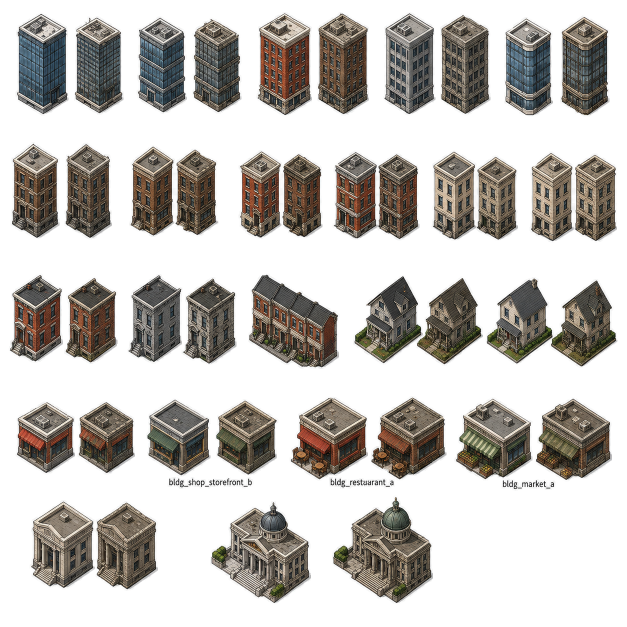
#> input picture assets/source_rgba/buildings.png, 1254 x 1254 px (shown at 1/2 size); its folder holds 4 pictures in this run
$ python visual_finalize_assets.py
#> lines starting #> are read from the running program, lines starting #| are printed output that depends on the picture; after the words box and inside, x2 and y2 are one past the last pixel; in counts of white or black regions, pixels touching at a corner belong together
#!/usr/bin/env python3
"""
Finalize sprite sheets after alpha conversion and automated detection.

This pass handles the parts that need visual judgment:
  - remove printed source-sheet labels that became opaque during alpha cleanup
  - replace mechanically split rects with visually isolated sprite rects
  - trim transparent padding after labels are removed
  - clear all remaining "estimated" flags

The script intentionally avoids scipy so it can run on the bundled Codex Python.
"""

from __future__ import annotations

import json
from pathlib import Path

import numpy as np
from PIL import Image


ROOT = Path(__file__).resolve().parents[1]
RGBA_DIR = ROOT / "assets" / "source_rgba"
MANIFEST_DIR = ROOT / "assets" / "manifests"
REGISTRY_PATH = MANIFEST_DIR / "sprite_registry.json"

LABEL_SHEETS = {
    "buildings",
    "city_profile_kits",
    "coastal",
    "night_overlays",
    "road_diagonals",
}


def connected_components(mask: np.ndarray):
    """Yield (x, y, w, h, points) components for a small number of alpha blobs."""
    height, width = mask.shape
    seen = np.zeros_like(mask, dtype=bool)
    ys, xs = np.where(mask)

    for start_y, start_x in zip(ys, xs):
        if seen[start_y, start_x]:
            continue

        stack = [(int(start_y), int(start_x))]
        seen[start_y, start_x] = True
        points = []
        min_x = max_x = int(start_x)
        min_y = max_y = int(start_y)

        while stack:
            y, x = stack.pop()
            points.append((y, x))
            min_x = min(min_x, x)
            max_x = max(max_x, x)
            min_y = min(min_y, y)
            max_y = max(max_y, y)

            for ny in (y - 1, y, y + 1):
                for nx in (x - 1, x, x + 1):
                    if (
                        ny < 0
                        or nx < 0
                        or ny >= height
                        or nx >= width
                        or seen[ny, nx]
                        or not mask[ny, nx]
                    ):
                        continue
                    seen[ny, nx] = True
                    stack.append((ny, nx))

        yield min_x, min_y, max_x - min_x + 1, max_y - min_y + 1, points


def is_source_label_component(arr: np.ndarray, x: int, y: int, w: int, h: int, points) -> bool:
    """Detect label-word blobs, which are short opaque checker/text rectangles."""
    area = len(points)
    if not (35 <= w <= 280 and 15 <= h <= 30 and 500 <= area <= 6000):
        return False

    density = area / float(w * h)
    if density < 0.55:
        return False

    pixels = np.array([arr[py, px, :3] for py, px in points], dtype=np.float32)
    brightness = float(pixels.mean())
    return brightness >= 130.0


def strip_source_labels() -> dict[str, int]:
    removed: dict[str, int] = {}

    for sheet_id in sorted(LABEL_SHEETS):
        path = RGBA_DIR / f"{sheet_id}.png"
        if not path.exists():
            continue

        img = Image.open(path).convert("RGBA")
#> img is the input picture: PIL image 1254x1254 RGBA; mean R, G, B, A 187.6, 184.2, 180.1, 115.5
        arr = np.array(img)
        alpha = arr[:, :, 3] > 0
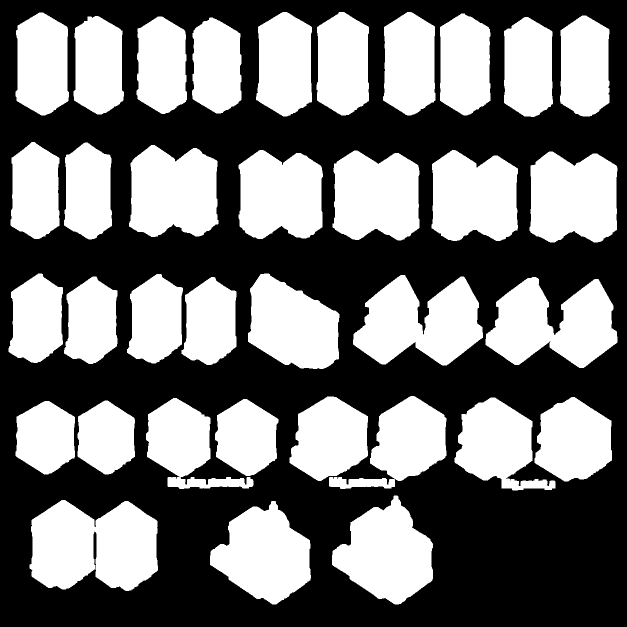
#> alpha: shape (1254, 1254) bool (shown at 1/2 size); 45.3% white; 35 white regions, largest, box (x1, y1, x2, y2) and area: (59, 1000, 316, 1182) 36305, (706, 550, 966, 731) 30373, (971, 554, 1235, 736) 30304

        label_points = []
        for x, y, w, h, points in connected_components(alpha):
            if is_source_label_component(arr, x, y, w, h, points):
                label_points.extend(points)
#> this loop made 35 passes
#> (x, y, w, h, area in is_source_label_component) on passes 1 to 12: (512, 24, 112, 209, 19236), (633, 24, 105, 207, 18301), (766, 24, 105, 207, 18162), (31, 25, 107, 206, 18224), (880, 27, 101, 204, 17597), (1120, 31, 99, 202, 17136), (147, 32, 101, 197, 16391), (273, 33, 101, 195, 16334), (1008, 34, 98, 200, 16829), (384, 35, 99, 192, 15820), (21, 284, 98, 194, 15631), (128, 285, 96, 194, 15267)
#> after the loop, label_points = []

        for y, x in label_points:
            arr[y, x, 3] = 0
#> this loop made 0 passes

        if label_points:
            Image.fromarray(arr, mode="RGBA").save(path)

        removed[sheet_id] = len(label_points)
#> pass 2 of the loop in strip_source_labels, `for sheet_id in sorted(LABEL_SHEETS):`:
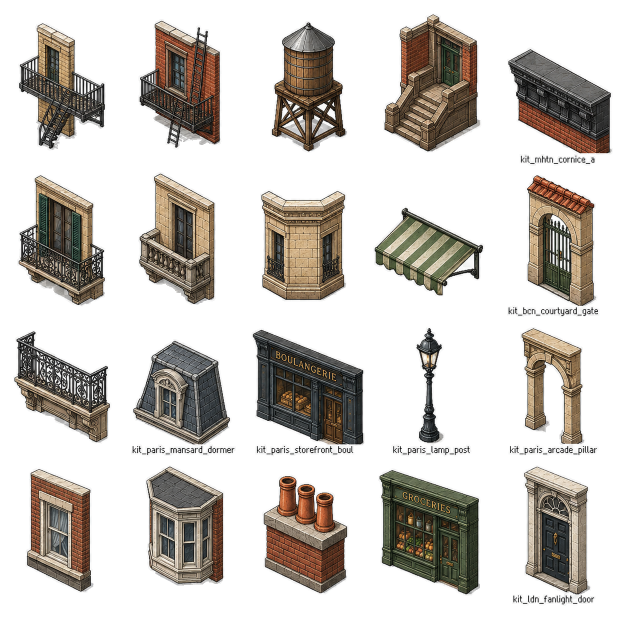
#> input picture assets/source_rgba/city_profile_kits.png, 1254 x 1254 px (shown at 1/2 size)
#> in strip_source_labels, img is the input picture: PIL image 1254x1254 RGBA; mean R, G, B, A 199.1, 194.6, 189.5, 98.9
#> in strip_source_labels, `alpha = arr[:, :, 3] > 0`:
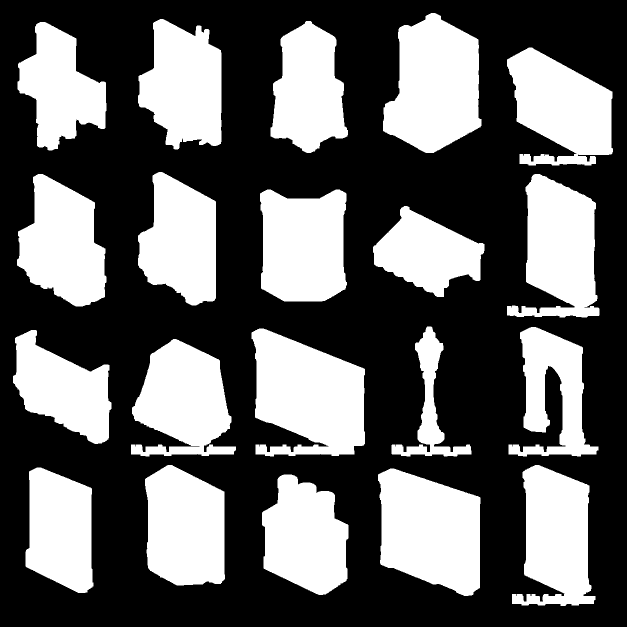
#> alpha: shape (1254, 1254) bool (shown at 1/2 size); 38.8% white; 20 white regions, largest, box (x1, y1, x2, y2) and area: (503, 657, 730, 913) 42391, (766, 26, 963, 306) 39969, (756, 937, 961, 1192) 39906
#> the loop in strip_source_labels, `for x, y, w, h, points in connected_components(alpha):` made 20 passes
#> (x, y, w, h, area in is_source_label_component) on passes 1 to 8: (766, 26, 197, 280, 39969), (276, 38, 167, 261, 31923), (541, 42, 155, 264, 28600), (35, 44, 178, 257, 26478), (1014, 95, 212, 236, 32952), (276, 344, 156, 267, 30348), (34, 348, 179, 265, 31986), (1014, 348, 185, 287, 33803)

    return removed


def rect(x: int, y: int, w: int, h: int) -> list[int]:
    return [x, y, w, h]


def pad_rect(x: int, y: int, w: int, h: int, pad: int = 4) -> list[int]:
    return [max(0, x - pad), max(0, y - pad), w + pad * 2, h + pad * 2]


RECT_OVERRIDES = {
    # Buildings sheet. The detector saw some printed labels as regions, so this
    # map uses the visible building bodies directly.
    "bldg_cbd_glass_a": pad_rect(31, 25, 107, 206),
    "bldg_cbd_glass_b": pad_rect(273, 33, 101, 195),
    "bldg_cbd_brick_a": pad_rect(512, 24, 112, 209),
    "bldg_cbd_concrete_a": pad_rect(766, 24, 105, 207),
    "bldg_cbd_corner_glass": pad_rect(1008, 34, 98, 200),
    "bldg_mid_brownstone_a": pad_rect(21, 284, 98, 194),
    "bldg_mid_brownstone_b": pad_rect(128, 285, 96, 194),
    "bldg_mid_brick_a": pad_rect(477, 300, 169, 178),
    "bldg_mid_brick_b": pad_rect(665, 301, 174, 180),
    "bldg_mid_stucco_a": pad_rect(863, 300, 173, 182),
    "bldg_mid_limestone_a": pad_rect(1059, 303, 176, 182),
    "bldg_resi_rowhouse_a": pad_rect(17, 547, 109, 179),
    "bldg_resi_rowhouse_b": pad_rect(128, 553, 107, 175),
    "bldg_resi_terrace_a": pad_rect(496, 547, 183, 191),
    "bldg_resi_detached_a": pad_rect(706, 550, 260, 181),
    "bldg_resi_detached_b": pad_rect(971, 554, 264, 182),
    "bldg_shop_storefront_a": pad_rect(31, 802, 119, 147),
    "bldg_shop_storefront_b": rect(288, 792, 227, 160),
    "bldg_restaurant_a": rect(575, 789, 169, 160),
    "bldg_market_a": rect(905, 791, 214, 160),
    "bldg_bank_a": rect(55, 996, 135, 190),
    "bldg_civic_a": pad_rect(420, 1002, 202, 207),

    # Civic sheet: two large civic buildings previously came from one merged region.
    "bldg_civic_columns_a": pad_rect(41, 336, 572, 560),
    "bldg_civic_columns_b": pad_rect(621, 338, 572, 558),

    # Coastal beach edges and corners.
    "coast_beach_n": pad_rect(128, 60, 130, 81),
    "coast_beach_e": pad_rect(273, 60, 117, 82),
    "coast_beach_s": pad_rect(410, 61, 121, 80),
    "coast_beach_w": pad_rect(553, 62, 66, 79),
    "coast_beach_n_weathered": pad_rect(128, 164, 130, 82),
    "coast_beach_e_weathered": pad_rect(273, 164, 117, 82),
    "coast_beach_s_weathered": pad_rect(410, 166, 120, 80),
    "coast_beach_w_weathered": pad_rect(552, 166, 67, 80),
    "coast_beach_corner_ne": pad_rect(681, 51, 135, 101),
    "coast_beach_corner_nw": pad_rect(828, 53, 132, 99),
    "coast_beach_corner_se": pad_rect(970, 55, 127, 96),
    "coast_beach_corner_sw": pad_rect(1106, 54, 126, 96),

    # Coastal seawalls. Clean edge ids use the clean row; corner ids keep the
    # registry's existing clean/weathered naming.
    "coast_seawall_n": pad_rect(124, 323, 135, 96),
    "coast_seawall_e": pad_rect(273, 323, 121, 96),
    "coast_seawall_s": pad_rect(411, 322, 130, 97),
    "coast_seawall_w": pad_rect(555, 322, 75, 97),
    "coast_seawall_corner_ne_clean": rect(672, 316, 164, 112),
    "coast_seawall_corner_nw_clean": pad_rect(844, 316, 111, 110),
    "coast_seawall_corner_ne": pad_rect(676, 428, 154, 111),
    "coast_seawall_corner_nw": pad_rect(844, 432, 111, 111),

    # Docks and cliffs.
    "coast_dock_plank_ns": pad_rect(128, 595, 107, 89),
    "coast_dock_plank_ew": pad_rect(257, 594, 120, 89),
    "coast_dock_plank_ns_weathered": pad_rect(128, 697, 107, 91),
    "coast_dock_edge_n": pad_rect(413, 591, 216, 89),
    "coast_dock_edge_e": pad_rect(672, 602, 182, 80),
    "coast_dock_edge_n_weathered": pad_rect(413, 695, 216, 90),
    "coast_dock_edge_e_weathered": pad_rect(672, 707, 183, 81),
    "coast_cliff_n": pad_rect(125, 846, 181, 89),
    "coast_cliff_e": pad_rect(333, 845, 160, 90),
    "coast_cliff_s": pad_rect(550, 847, 181, 88),
    "coast_cliff_w": pad_rect(774, 847, 186, 88),
    "coast_cliff_n_weathered": pad_rect(125, 954, 181, 91),
    "coast_cliff_e_weathered": pad_rect(333, 953, 160, 92),

    # Road diagonal sheet: remove label components as sprites and point ids at
    # the actual clean/weathered road and sidewalk tiles.
    "road_diag_ne_sw": pad_rect(142, 108, 170, 175),
    "road_diag_nw_se": pad_rect(327, 108, 169, 175),
    "road_diag_t_ne": pad_rect(512, 106, 168, 181),
    "road_diag_t_nw": pad_rect(693, 106, 170, 181),
    "road_diag_x": pad_rect(881, 106, 171, 176),
    "road_diag_sw_corner": pad_rect(1073, 108, 167, 179),
    "road_diag_ne_sw_weathered": pad_rect(142, 299, 169, 175),
    "road_diag_nw_se_weathered": pad_rect(327, 299, 169, 176),
    "road_diag_t_ne_weathered": pad_rect(512, 298, 168, 181),
    "road_diag_t_nw_weathered": pad_rect(693, 298, 170, 182),
    "road_diag_x_weathered": pad_rect(881, 298, 171, 176),
    "road_diag_sw_corner_weathered": pad_rect(1073, 300, 168, 178),
    "sw_diag_ne_sw": pad_rect(142, 506, 169, 172),
    "sw_diag_nw_se": pad_rect(142, 691, 169, 175),
    "sw_diag_ne_sw_weathered": pad_rect(142, 867, 169, 174),
    "sw_diag_nw_se_weathered": pad_rect(142, 1052, 168, 175),

    # Park objects: several detector regions covered two props or whole rows.
    "park_tree_deciduous_a": pad_rect(61, 43, 126, 198),
    "park_tree_deciduous_b": pad_rect(236, 46, 136, 195),
    "park_tree_deciduous_c": pad_rect(401, 50, 121, 191),
    "park_tree_evergreen_a": pad_rect(623, 35, 119, 211),
    "park_tree_palm_a": pad_rect(944, 35, 113, 211),
    "park_tree_palm_b": pad_rect(1094, 35, 117, 211),
    "park_bush_a": pad_rect(70, 275, 116, 111),
    "park_bush_b": pad_rect(238, 280, 116, 106),
    "park_bush_c": pad_rect(403, 277, 112, 109),
    "park_bush_d": pad_rect(585, 289, 141, 105),
    "park_bush_e": pad_rect(769, 278, 135, 116),
    "park_bush_f": pad_rect(943, 282, 117, 109),
    "park_bush_g": pad_rect(1097, 279, 112, 112),
    "park_bench_a": pad_rect(69, 418, 157, 139),
    "park_bench_b": pad_rect(353, 420, 156, 137),
    "park_fountain_a": pad_rect(81, 582, 164, 148),
    "park_fountain_lg": pad_rect(594, 546, 253, 198),
    "park_path_ns": pad_rect(83, 767, 98, 200),
    "park_path_ew": pad_rect(348, 776, 262, 81),
    "park_path_corner_ne": pad_rect(646, 778, 121, 108),
    "park_path_corner_nw": pad_rect(788, 784, 100, 90),
    "park_path_corner_se": pad_rect(940, 783, 89, 90),
    "park_path_corner_sw": pad_rect(1087, 783, 91, 90),
    "park_bench_stone_a": pad_rect(628, 429, 247, 116),
    "park_bench_stone_b": pad_rect(940, 427, 251, 120),
    "park_wall_a": pad_rect(207, 767, 98, 201),
    "park_wall_b": pad_rect(348, 881, 262, 81),
    "park_playground_a": pad_rect(51, 1018, 158, 172),
    "park_playground_b": pad_rect(236, 1019, 155, 171),
    "park_playground_c": pad_rect(407, 990, 191, 216),
    "park_playground_d": pad_rect(612, 995, 194, 215),
    "park_playground_e": pad_rect(646, 892, 118, 101),
    "park_lamp_a": pad_rect(872, 1015, 47, 185),
    "park_lamp_b": pad_rect(1036, 1016, 47, 184),

    # City-profile facade kits.
    "kit_mhtn_fire_escape_a": pad_rect(35, 44, 178, 257),
    "kit_mhtn_fire_escape_b": pad_rect(276, 38, 167, 261),
    "kit_mhtn_water_tower": pad_rect(541, 42, 155, 264),
    "kit_mhtn_brownstone_stoop": pad_rect(766, 26, 197, 280),
    "kit_mhtn_cornice_a": rect(1010, 91, 220, 210),
    "kit_bcn_balcony_a": rect(30, 344, 187, 260),
    "kit_bcn_balcony_b": rect(272, 340, 164, 267),
    "kit_bcn_chamfer_corner": pad_rect(520, 379, 174, 224),
    "kit_bcn_awning_a": pad_rect(746, 412, 223, 182),
    "kit_bcn_courtyard_gate": rect(1010, 344, 193, 260),
    "kit_paris_balcony_ironwork": pad_rect(26, 660, 197, 228),
    "kit_paris_mansard_dormer": rect(258, 674, 218, 210),
    "kit_paris_storefront_boul": rect(499, 653, 235, 230),
    "kit_paris_lamp_post": rect(779, 649, 168, 230),
    "kit_paris_arcade_pillar": rect(1013, 650, 188, 234),
    "kit_ldn_sash_window_a": rect(47, 931, 144, 255),
    "kit_ldn_bay_window_a": rect(286, 926, 168, 257),
    "kit_ldn_chimney_pot_a": rect(520, 945, 181, 241),
    "kit_ldn_shopfront_a": rect(752, 933, 213, 251),
    "kit_ldn_fanlight_door": rect(1020, 926, 175, 258),
}


def trim_to_alpha(sheet_cache: dict[str, np.ndarray], sheet_id: str, pixel_rect: list[int]) -> list[int]:
    arr = sheet_cache[sheet_id]
    sheet_h, sheet_w = arr.shape[:2]
    x, y, w, h = pixel_rect
    x0 = max(0, x)
    y0 = max(0, y)
    x1 = min(sheet_w, x + w)
    y1 = min(sheet_h, y + h)
    if x1 <= x0 or y1 <= y0:
        return pixel_rect

    crop_alpha = arr[y0:y1, x0:x1, 3]
    ys, xs = np.where(crop_alpha > 0)
    if len(xs) == 0:
        return pixel_rect

    pad = 4
    nx0 = max(0, x0 + int(xs.min()) - pad)
    ny0 = max(0, y0 + int(ys.min()) - pad)
    nx1 = min(sheet_w, x0 + int(xs.max()) + 1 + pad)
    ny1 = min(sheet_h, y0 + int(ys.max()) + 1 + pad)
    return [nx0, ny0, nx1 - nx0, ny1 - ny0]


def finalize_registry() -> tuple[int, int]:
    with open(REGISTRY_PATH, encoding="utf-8") as f:
        registry = json.load(f)

    sprites = registry["sprites"]
    sheet_ids = {info["source_sheet"] for info in sprites.values()}
    sheet_cache = {
        sheet_id: np.array(Image.open(RGBA_DIR / f"{sheet_id}.png").convert("RGBA"))
        for sheet_id in sheet_ids
    }

    overrides_applied = 0
    for sprite_id, pixel_rect in RECT_OVERRIDES.items():
        if sprite_id not in sprites:
            continue
        sprites[sprite_id]["pixel_rect"] = pixel_rect
        sprites[sprite_id].pop("estimated", None)
        sprites[sprite_id]["visual_rect"] = "curated"
        overrides_applied += 1

    for sprite_id, info in sprites.items():
        info["pixel_rect"] = trim_to_alpha(sheet_cache, info["source_sheet"], info["pixel_rect"])
        info.pop("estimated", None)
        if sprite_id not in RECT_OVERRIDES:
            info["visual_rect"] = "alpha_trimmed"

    registry["status"] = "visual_finalized"
    registry["pipeline_note"] = (
        "Visual finalization removed printed source labels, replaced merged or "
        "mechanically split rects with curated sprite rects, trimmed transparent "
        "padding, and cleared all estimated flags."
    )
    registry["total_sprites"] = len(sprites)

    with open(REGISTRY_PATH, "w", encoding="utf-8") as f:
        json.dump(registry, f, indent=2)

    estimated_left = sum(1 for info in sprites.values() if info.get("estimated"))
    return overrides_applied, estimated_left


def main() -> None:
    removed = strip_source_labels()
#> removed = {'buildings': 0, 'city_profile_kits': 0}
    overrides_applied, estimated_left = finalize_registry()

    print("=== Visual Asset Finalizer ===")
    print("Label pixels removed:")
    for sheet_id, count in sorted(removed.items()):
        print(f"  {sheet_id:20s} {count:6d}")
    print(f"Curated rect overrides: {overrides_applied}")
    print(f"Estimated flags left: {estimated_left}")
    print(f"Updated {REGISTRY_PATH}")


if __name__ == "__main__":
#> (the run stopped early here; a loop or call above may not have finished)
